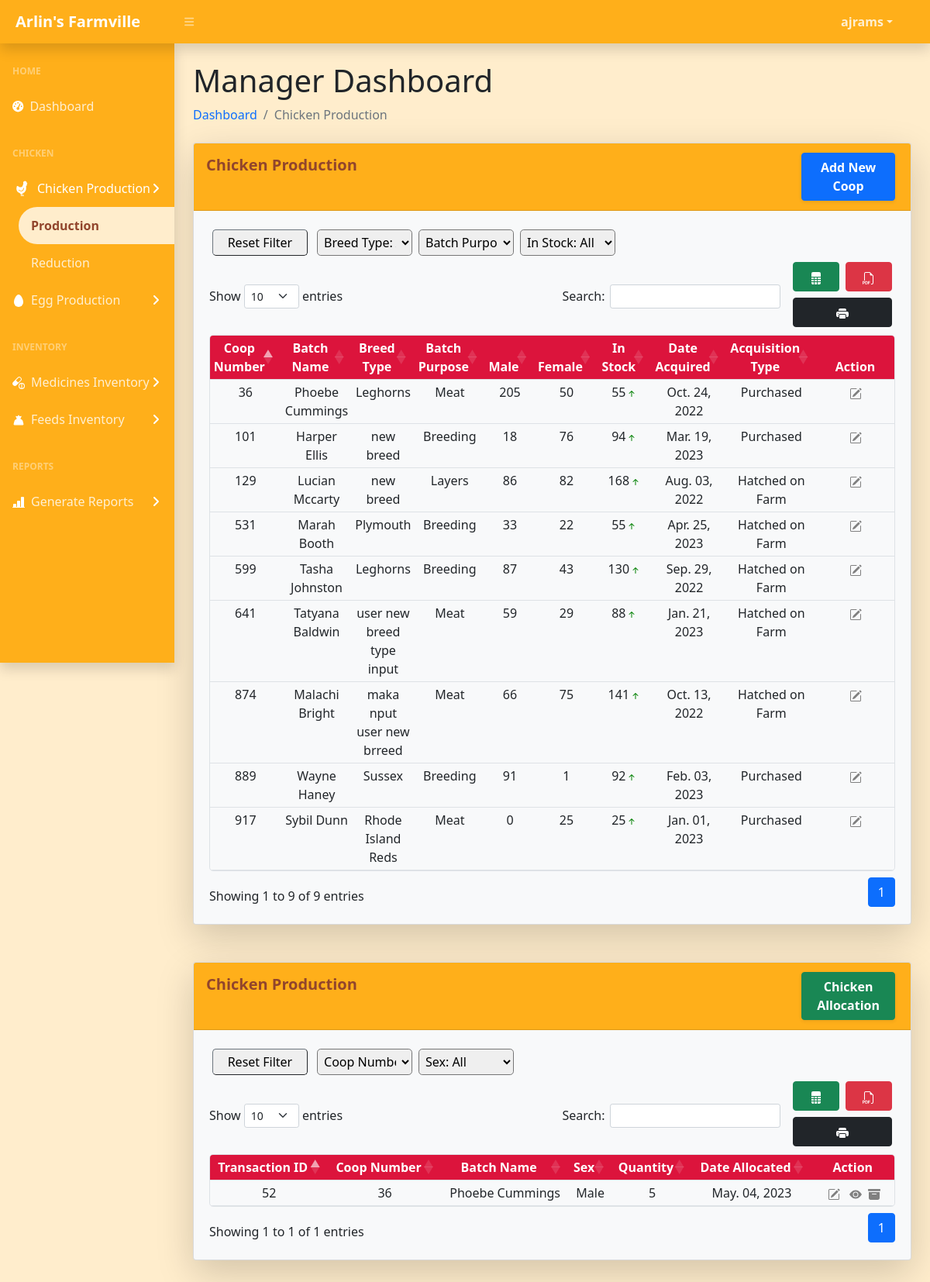
The app's page /users/manager/views/chicken_production.php (signed in) with its own data.
### tables this page shows
CREATE TABLE `chickenproduction` (
  `chickenBatch_ID` int(10) NOT NULL,
  `user_ID` int(11) NOT NULL,
  `age` int(5) NOT NULL,
  `coopNumber` int(5) NOT NULL,
  `batchName` varchar(50) NOT NULL,
  `breedType` varchar(50) NOT NULL,
  `batchPurpose` varchar(50) NOT NULL,
  `male` int(10) NOT NULL,
  `female` int(10) NOT NULL,
  `inStock` int(10) NOT NULL,
  `dateAcquired` date NOT NULL,
  `acquisitionType` varchar(50) NOT NULL,
  `note` varchar(100) NOT NULL DEFAULT 'no note.',
  `archive` varchar(20) NOT NULL DEFAULT 'not archived'
);

CREATE TABLE `chickentransaction` (
  `transaction_ID` int(10) NOT NULL,
  `chickenBatch_ID` int(10) DEFAULT NULL,
  `user_ID` int(11) NOT NULL,
  `coopNumber` int(5) NOT NULL,
  `sex` enum('Male','Female') NOT NULL,
  `batchName` varchar(50) NOT NULL,
  `quantity` int(10) NOT NULL,
  `dispositionType` varchar(30) NOT NULL,
  `transactionDate` date NOT NULL,
  `note` varchar(100) DEFAULT NULL,
  `archive` varchar(20) NOT NULL DEFAULT 'not archived'
);

### users/manager/views/query/chicken_production_records.php (the view, shortened to what this page needs)
<?php
    include('../../../config/database_connection.php');
    $sql = "SELECT * FROM chickenproduction WHERE archive='not archived' ORDER BY chickenBatch_ID ASC";
    $stmt = $conn->query($sql);
    if($stmt){
        if($stmt->rowCount() > 0){
            echo '
            <div id="filtertable" class="col-md-10 col-sm-12">
                <button id="reset-btn" class="border-secondary border-1 mx-1 p-1 rounded rounded-3 col-md-2 col-sm-4 m-1">Reset Filter</button>
            </div>
            <table id="chickenProduction" class="table table-sm responsive border table-hover text-center rounded rounded-3 overflow-hidden" style="width: 100%">';
                echo "<thead class='text-white' style='background-color: #DC143C'>";
                    echo "<tr>";
                        echo "<th>Coop Number</th>";
                        echo "<th>Batch Name</th>";
                        echo "<th>Breed Type</th>";
                        echo "<th>Batch Purpose</th>";
                        echo "<th>Male</th>";
                        echo "<th>Female</th>";
                        echo "<th>In Stock</th>";
                        echo "<th>Date Acquired</th>";
                        echo "<th>Acquisition Type</th>";
                        echo "<th>Action</th>";
                    echo "</tr>";
                echo "</thead>";
                echo "<tbody>";
                while($row = $stmt->fetch()){
                    $dateSortAcquired = strtotime($row['dateAcquired']);
                    $dateFormatted = date("M. d, Y", $dateSortAcquired);
                    echo "<tr>";
                        echo "<td>" . $row['coopNumber'] . "</td>";
                        echo "<td>" . $row['batchName'] . "</td>";
                        echo "<td>" . $row['breedType'] . "</td>";
                        echo "<td>" . $row['batchPurpose'] . "</td>";
                        echo "<td>" . $row['male'] . "</td>";
                        echo "<td>" . $row['female'] . "</td>";
                        if($row['inStock'] < 5){
                            echo "<td>" . $row['inStock'] . '<span data-bs-toggle="tooltip" data-bs-placement="left" data-bs-custom-class="tooltip-expired" data-bs-title="Low In Stock"><svg xmlns="http://www.w3.org/2000/svg" width="16" height="16" fill="red" class="bi bi-arrow-down-short" viewBox="0 0 16 16">
                            <path fill-rule="evenodd" d="M8 4a.5.5 0 0 1 .5.5v5.793l2.146-2.147a.5.5 0 0 1 .708.708l-3 3a.5.5 0 0 1-.708 0l-3-3a.5.5 0 1 1 .708-.708L7.5 10.293V4.5A.5.5 0 0 1 8 4z"/>
                          </svg></span>' . "</td>";
                        }else{
                            echo "<td>" . $row['inStock'] . '<span data-bs-toggle="tooltip" data-bs-placement="left" data-bs-custom-class="tooltip-expired" data-bs-title="In Stock"><svg xmlns="http://www.w3.org/2000/svg" width="16" height="16" fill="green" class="bi bi-arrow-up-short" viewBox="0 0 16 16">
                            <path fill-rule="evenodd" d="M8 12a.5.5 0 0 0 .5-.5V5.707l2.146 2.147a.5.5 0 0 0 .708-.708l-3-3a.5.5 0 0 0-.708 0l-3 3a.5.5 0 1 0 .708.708L7.5 5.707V11.5a.5.5 0 0 0 .5.5z"/>
                          </svg></span>' . "</td>";
                        }
                        echo "<td data-sort='". $dateSortAcquired ."'>" . $dateFormatted . "</td>";
                        echo "<td>" . $row['acquisitionType'] . "</td>";
                        echo "<td>";
                        echo '<a href="update_chick_form.php?id='. $row['chickenBatch_ID'] .'" class="m-1 text-decoration-none" data-bs-toggle="tooltip" data-bs-placement="left" data-bs-custom-class="tooltip-expired" data-bs-title="Edit Record">
                                <svg xmlns="http://www.w3.org/2000/svg" width="16" height="16" fill="gray" class="bi bi-pencil-square" viewBox="0 0 16 16">
                                    <path d="M15.502 1.94a.5.5 0 0 1 0 .706L14.459 3.69l-2-2L13.502.646a.5.5 0 0 1 .707 0l1.293 1.293zm-1.75 2.456-2-2L4.939 9.21a.5.5 0 0 0-.121.196l-.805 2.414a.25.25 0 0 0 .316.316l2.414-.805a.5.5 0 0 0 .196-.12l6.813-6.814z"/>
                                    <path fill-rule="evenodd" d="M1 13.5A1.5 1.5 0 0 0 2.5 15h11a1.5 1.5 0 0 0 1.5-1.5v-6a.5.5 0 0 0-1 0v6a.5.5 0 0 1-.5.5h-11a.5.5 0 0 1-.5-.5v-11a.5.5 0 0 1 .5-.5H9a.5.5 0 0 0 0-1H2.5A1.5 1.5 0 0 0 1 2.5v11z"/>
                                </svg>
                            </a>';
                        echo "</td>";
                    echo "</tr>";
                }
                echo "</tbody>";
            echo "</table>";
        }
    } else{
        echo "Oops! Something went wrong. Please try again later.";
    }
?>

### users/manager/views/query/chicken_allocation_records.php (shortened to what this page needs)
<?php
    include('../../../config/database_connection.php');
    $sql = "SELECT * FROM chickentransaction WHERE archive='not archived' AND dispositionType = 'allocation' ORDER BY transaction_ID ASC";
    $stmt = $conn->query($sql);
    if($stmt){
        if($stmt->rowCount() > 0){
            echo '
            <div id="filterAllocation" class="col-md-10 col-sm-12">
                <button id="reset-btn-allocation" class="border-secondary border-1 mx-1 p-1 rounded rounded-3 col-md-2 col-sm-4 m-1">Reset Filter</button>
            </div>
            <table id="chickenAllocation" class="table table-sm responsive border table-hover text-center rounded rounded-3 overflow-hidden" style="width: 100%">';
                echo "<thead class='text-white' style='background-color: #DC143C'>";
                    echo "<tr>";
                        echo "<th>Transaction ID</th>";
                        echo "<th>Coop Number</th>";
                        echo "<th>Batch Name</th>";
                        echo "<th>Sex</th>";
                        echo "<th>Quantity</th>";
                        echo "<th>Date Allocated</th>";
                        echo "<th>Action</th>";
                    echo "</tr>";
                echo "</thead>";
                echo "<tbody>";
                while($row = $stmt->fetch()){
                    $dataSortExpD = strtotime($row['transactionDate']);
                    $expDateFormatted = date("M. d, Y", $dataSortExpD);
                    echo "<tr>";
                        echo "<td>" . $row['transaction_ID'] . "</td>";
                        echo "<td>" . $row['coopNumber'] . "</td>";
                        echo "<td>" . $row['batchName'] . "</td>";
                        echo "<td>" . $row['sex'] . "</td>";
                        echo "<td>" . $row['quantity'] . "</td>";
                        echo "<td data-sort='". $dataSortExpD ."'>" . $expDateFormatted  . "</td>";
                        echo "<td>";
                        echo '<a href="update_chick_allocation.php?id='. $row['transaction_ID'] .'" class="m-1 text-decoration-none" data-bs-toggle="tooltip" data-bs-placement="left" data-bs-custom-class="tooltip-expired" data-bs-title="Edit Record">
                                <svg xmlns="http://www.w3.org/2000/svg" width="16" height="16" fill="gray" class="bi bi-pencil-square" viewBox="0 0 16 16">
                                    <path d="M15.502 1.94a.5.5 0 0 1 0 .706L14.459 3.69l-2-2L13.502.646a.5.5 0 0 1 .707 0l1.293 1.293zm-1.75 2.456-2-2L4.939 9.21a.5.5 0 0 0-.121.196l-.805 2.414a.25.25 0 0 0 .316.316l2.414-.805a.5.5 0 0 0 .196-.12l6.813-6.814z"/>
                                    <path fill-rule="evenodd" d="M1 13.5A1.5 1.5 0 0 0 2.5 15h11a1.5 1.5 0 0 0 1.5-1.5v-6a.5.5 0 0 0-1 0v6a.5.5 0 0 1-.5.5h-11a.5.5 0 0 1-.5-.5v-11a.5.5 0 0 1 .5-.5H9a.5.5 0 0 0 0-1H2.5A1.5 1.5 0 0 0 1 2.5v11z"/>
                                </svg>
                            </a>';
                        echo '<a href="viewChick.php?id='. $row['transaction_ID'] .'" class="m-1 text-decoration-none" data-bs-toggle="tooltip" data-bs-placement="left" data-bs-custom-class="tooltip-expired" data-bs-title="View Record">
                                <svg xmlns="http://www.w3.org/2000/svg" width="16" height="16" fill="gray" class="bi bi-eye-fill" viewBox="0 0 16 16">
                                    <path d="M10.5 8a2.5 2.5 0 1 1-5 0 2.5 2.5 0 0 1 5 0z"/>
                                    <path d="M0 8s3-5.5 8-5.5S16 8 16 8s-3 5.5-8 5.5S0 8 0 8zm8 3.5a3.5 3.5 0 1 0 0-7 3.5 3.5 0 0 0 0 7z"/>
                                </svg>
                            </a>';
                        echo '<a href="archive_chicken.php?id='. $row['transaction_ID'] .'" data-bs-toggle="tooltip" data-bs-placement="left" data-bs-toggle="tooltip" data-bs-placement="left" data-bs-custom-class="tooltip-expired" data-bs-title="Archive">
                                <svg xmlns="http://www.w3.org/2000/svg" width="16" height="16" fill="gray" class="bi bi-archive-fill" viewBox="0 0 16 16">
                                    <path d="M12.643 15C13.979 15 15 13.845 15 12.5V5H1v7.5C1 13.845 2.021 15 3.357 15h9.286zM5.5 7h5a.5.5 0 0 1 0 1h-5a.5.5 0 0 1 0-1zM.8 1a.8.8 0 0 0-.8.8V3a.8.8 0 0 0 .8.8h14.4A.8.8 0 0 0 16 3V1.8a.8.8 0 0 0-.8-.8H.8z"/>
                                </svg>
                            </a>';
                        echo "</td>";
                    echo "</tr>";
                }
                echo "</tbody>";
            echo "</table>";
        }
    } else{
        echo "Oops! Something went wrong. Please try again later.";
    }
?>

### records on screen
chickenproduction: coopNumber "917", batchName "Sybil Dunn", breedType "Rhode Island Reds", batchPurpose "Meat", male "0", female "25", inStock "25", dateAcquired "Jan. 01, 2023", acquisitionType "Purchased"
chickenproduction: coopNumber "36", batchName "Phoebe Cummings", breedType "Leghorns", batchPurpose "Meat", male "205", female "50", inStock "55", dateAcquired "Oct. 24, 2022", acquisitionType "Purchased"
chickenproduction: coopNumber "599", batchName "Tasha Johnston", breedType "Leghorns", batchPurpose "Breeding", male "87", female "43", inStock "130", dateAcquired "Sep. 29, 2022", acquisitionType "Hatched on Farm"
chickenproduction: coopNumber "889", batchName "Wayne Haney", breedType "Sussex", batchPurpose "Breeding", male "91", female "1", inStock "92", dateAcquired "Feb. 03, 2023", acquisitionType "Purchased"
chickenproduction: coopNumber "531", batchName "Marah Booth", breedType "Plymouth", batchPurpose "Breeding", male "33", female "22", inStock "55", dateAcquired "Apr. 25, 2023", acquisitionType "Hatched on Farm"
chickenproduction: coopNumber "101", batchName "Harper Ellis", breedType "new breed", batchPurpose "Breeding", male "18", female "76", inStock "94", dateAcquired "Mar. 19, 2023", acquisitionType "Purchased"
chickenproduction: coopNumber "874", batchName "Malachi Bright", breedType "maka nput user new brreed", batchPurpose "Meat", male "66", female "75", inStock "141", dateAcquired "Oct. 13, 2022", acquisitionType "Hatched on Farm"
chickenproduction: coopNumber "641", batchName "Tatyana Baldwin", breedType "user new breed type input", batchPurpose "Meat", male "59", female "29", inStock "88", dateAcquired "Jan. 21, 2023", acquisitionType "Hatched on Farm"
chickenproduction: coopNumber "129", batchName "Lucian Mccarty", breedType "new breed", batchPurpose "Layers", male "86", female "82", inStock "168", dateAcquired "Aug. 03, 2022", acquisitionType "Hatched on Farm"
chickentransaction: transaction_ID "52", coopNumber "36", batchName "Phoebe Cummings", sex "Male", quantity "5", transactionDate "May. 04, 2023"

### other values on screen
$_SESSION["username"] "ajrams"
